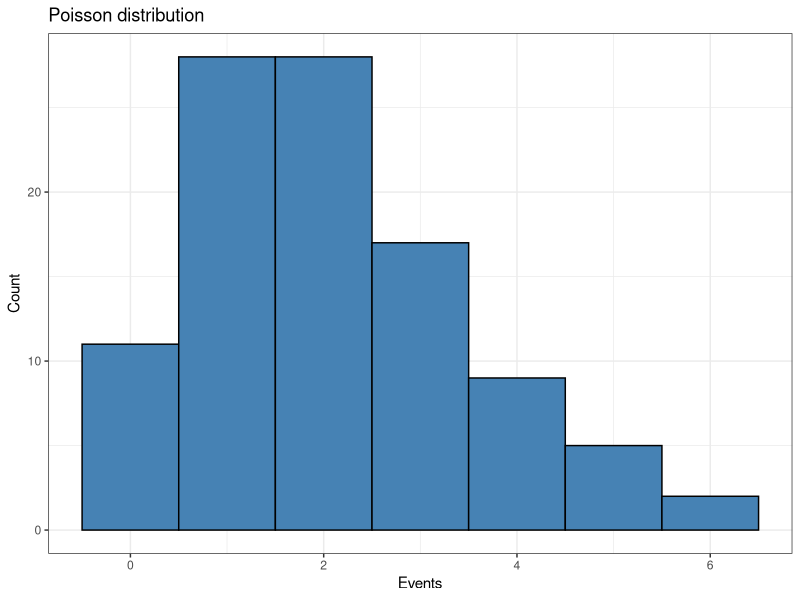

Generate this figure with R:
## ---- chunk 1
# Load libraries
library(dplyr)
library(ggplot2)
library(gganimate)
library(tidyr)


tibble(x = rpois(n = 100, lambda = 2)) %>%
 ggplot(aes(x)) +
 geom_histogram(binwidth = 1, fill = 'steelblue', color = 'black') + 
 theme_bw() +
 labs(title = 'Poisson distribution', x = 'Events', y = 'Count')
## ---- chunk 2

poisson_tbl <- tibble(lambda = seq(1.2, 7, 0.2)) %>% 
 rowwise() %>%
 mutate(value = paste(rpois(1000, lambda), collapse = ',')) %>%
 separate_rows(value, sep = ',') %>%
 mutate(value = as.integer(value)) %>%
 mutate(prob_7 = round(dpois(7, lambda), 5))

poisson_tbl %>%
 ggplot(aes(value)) +
 geom_histogram(binwidth = 1, fill = 'steelblue', color = 'black') +
 transition_states(lambda) +
 geom_vline(xintercept = 7, color = 'red', linetype = 4 ) +
 labs(title = 'Poisson distribution', 
  subtitle = 'lambda: {closest_state}, P(X = 7) : {poisson_tbl[poisson_tbl$lambda == {closest_state},] %>% pull(prob_7) %>% unique()}',
  x = 'Events',
  y = 'Count') +
 theme_bw()
